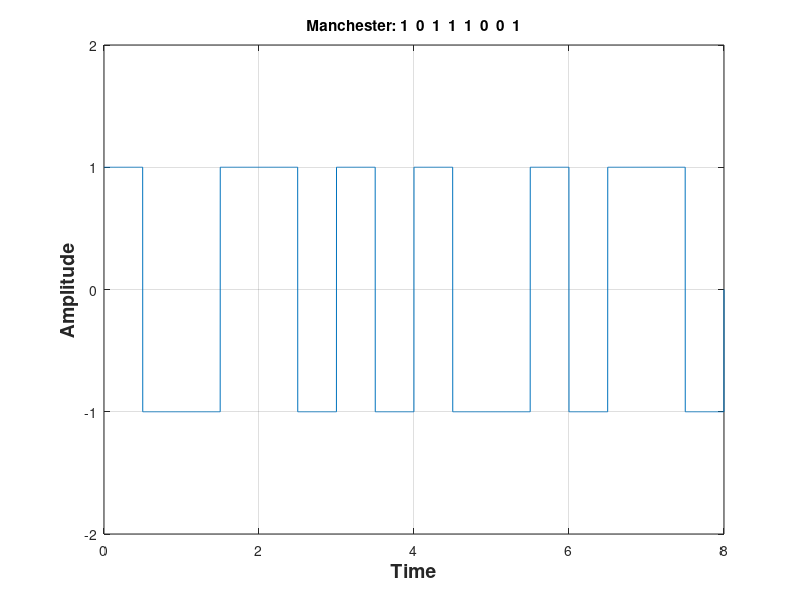

MATLAB code to generate this figure:
clc;
clear all;
close all;
    
bits = [1 0 1 1 1 0 0 1];
bitrate=1; %bit per second
T=length(bits)/bitrate;
n=1000;
N=n*length(bits);
 
dt=T/N;
t=0:dt:T;
x=[zeros(1,length(t))];
 
for i=0:length(bits)-1
    if bits(i+1)==1
        x(i*n+1: (i+0.5)*n)=1;
        x((i+0.5)*n+1:(i+1)*n)=-1;
    else
          x(i*n+1: (i+0.5)*n)=-1;
           x((i+0.5)*n+1:(i+1)*n)=1;
    end
end
 
 plot(t,x);
axis([0 t(end) -2 2]);
grid on;
counter = 0;
for i = 1:length(t)
  if t(i)>counter
    counter = counter + 1;
    if x(i)>0
      result(counter) = x(i);
    else result(counter) = 0;
    end
  end
end
disp('Manchester Decoding:');
disp(result);
xlabel('Time', 'fontsize',14, 'fontWeight','bold');
ylabel('Amplitude', 'fontsize',14, 'fontWeight','bold');
title(['Manchester: ' num2str(bits)]);
